Frame 1 (no input): blank canvas, image omitted
Frame 60 (no input): blank canvas, image omitted
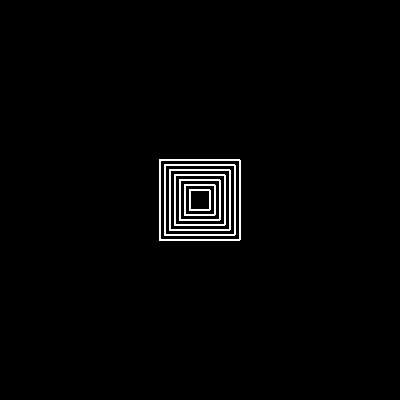
Frame 120 (the mouse pressed at the canvas centre since frame 60)

The p5.js sketch whose frames 1 and 60 were blank and that drew this single picture after the mouse press (run headless with seeded random() and noise() and a simulated clock; from frame 60 on, the mouse is pressed at the canvas centre):

// p5.js sketch
// ── sketch.js

function setup() {
  createCanvas(400, 400);
  background(0);
}

function draw() {

  if (mouseIsPressed) {
    // mySquares(mouseX, mouseY, 20, 20);
    translate(mouseX, mouseY);
    squareInside(0, 0);
  }

  
}


function mySquares(x, y, w, h) {

  noFill();
  stroke(255);
  rectMode(CENTER);

  w_ = map(mouseX, 0, width/2, w, w+100);
  h_ = map(mouseX, 0, height/2, h, h+100);

  rect(x, y, w_, h_);

}

function squareInside(x, y) {
  
  noFill();
  stroke(255);
  rectMode(CENTER);

  for (let i = 80; i >=20; i -= 10) {
    rect(x, y, i, i);
    
  }


}
